Frame 1 (no input): blank canvas, image omitted
Frame 60 (no input): blank canvas, image omitted
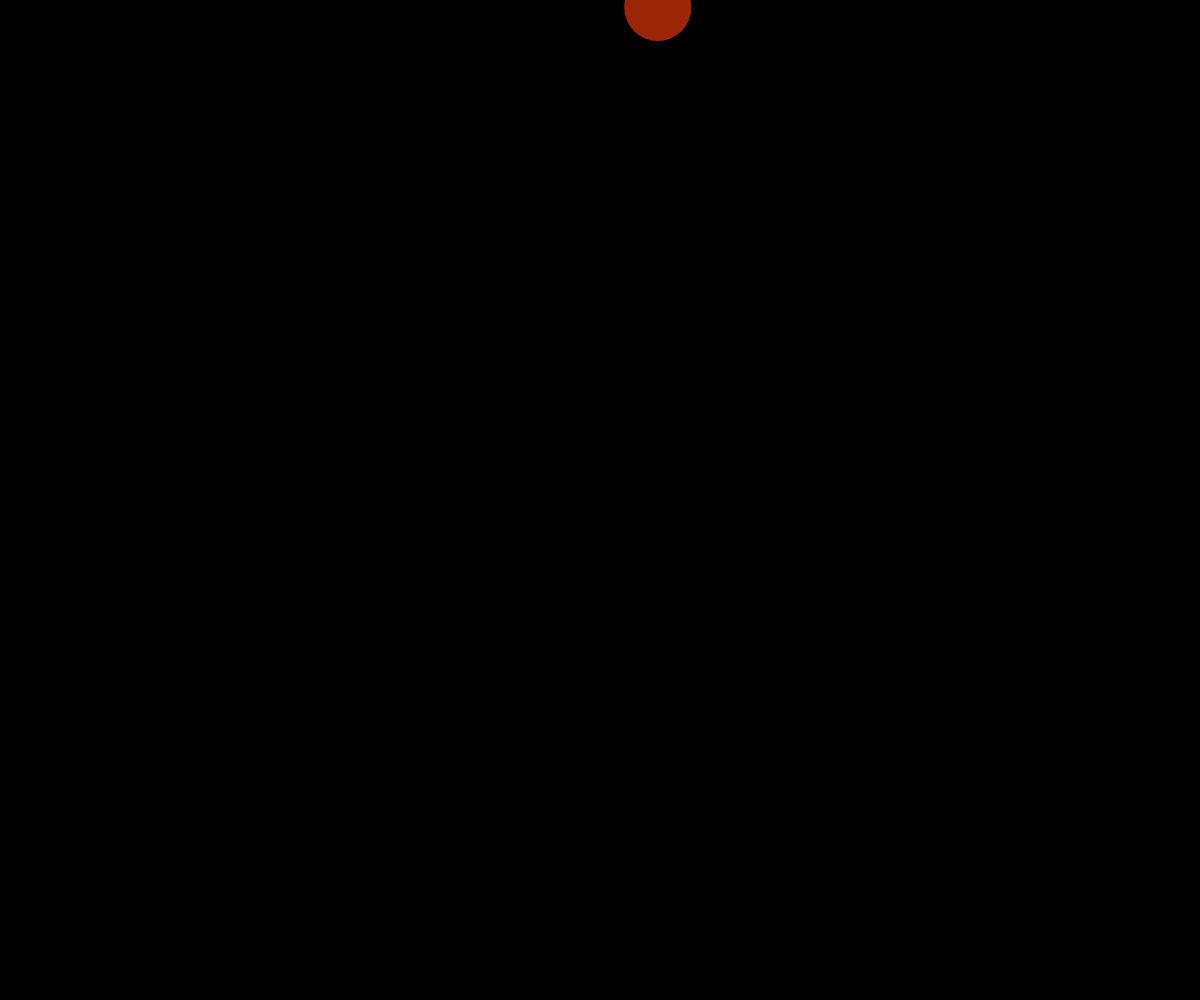
Frame 120 (the mouse pressed at the canvas centre since frame 60)

The p5.js sketch whose frames 1 and 60 were blank and that drew this single picture after the mouse press (run headless with seeded random() and noise() and a simulated clock; from frame 60 on, the mouse is pressed at the canvas centre):

// p5.js sketch
// ── sketch.js
var balls = [];
var ballGen = 0;

function setup() {
  createCanvas(windowWidth, windowHeight);

}

function draw() {
  background(0)
  fill(random())
  for (var i = 0; i < balls.length; i++) {
    balls[i].render();
    balls[i].move();
  }
}

function mousePressed() {
  balls[ballGen] = new Ball(mouseX, mouseY, random(25, 100), random(5, 20), color(random(255), random(255), random(255)));
  ballGen++;
}

function Ball(x, y, sz, sp, co) {
  this.xpos = x;
  this.ypos = y;
  this.size = sz;
  this.speedx = random(-1, 1) * sp;
  this.speedy = random(-1, 1) * sp;
  this.cl = co;
  this.render = function() {
    fill(co);
    noStroke();
    ellipse(this.xpos, this.ypos, this.size, this.size);
  }

  this.move = function() {
    this.xpos = this.xpos + this.speedx;
    this.ypos = this.ypos + this.speedy;
    if ((this.xpos >= width) || (this.xpos <= 0)) {
      this.speedx = -this.speedx;
    }
    if ((this.ypos >= height) || (this.ypos <= 0)) {
      this.speedy = -this.speedy;
    }
  }
}
